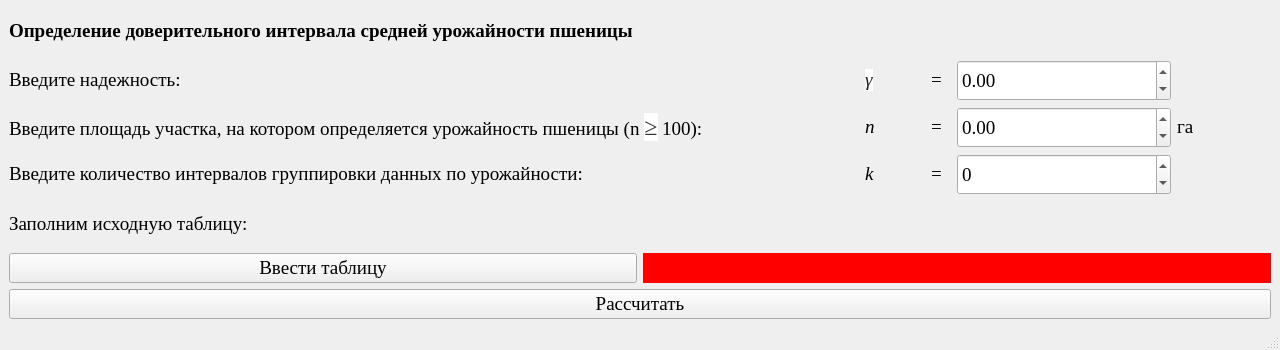
<?xml version="1.0" encoding="UTF-8"?>
<ui version="4.0">
 <class>MainWindow</class>
 <widget class="QMainWindow" name="MainWindow">
  <property name="geometry">
   <rect>
    <x>0</x>
    <y>0</y>
    <width>1280</width>
    <height>350</height>
   </rect>
  </property>
  <property name="minimumSize">
   <size>
    <width>1280</width>
    <height>350</height>
   </size>
  </property>
  <property name="maximumSize">
   <size>
    <width>1280</width>
    <height>350</height>
   </size>
  </property>
  <property name="windowTitle">
   <string>Определение доверительного интервала средней урожайности пшеницы</string>
  </property>
  <widget class="QWidget" name="centralwidget">
   <layout class="QGridLayout" name="gridLayout_2" rowstretch="1,5,1">
    <item row="0" column="0">
     <widget class="QLabel" name="label_11">
      <property name="minimumSize">
       <size>
        <width>400</width>
        <height>35</height>
       </size>
      </property>
      <property name="font">
       <font>
        <family>Times New Roman</family>
        <pointsize>14</pointsize>
        <weight>75</weight>
        <bold>true</bold>
       </font>
      </property>
      <property name="text">
       <string>&lt;html&gt;&lt;head/&gt;&lt;body&gt;&lt;p&gt;Определение доверительного интервала средней урожайности пшеницы&lt;/p&gt;&lt;/body&gt;&lt;/html&gt;</string>
      </property>
     </widget>
    </item>
    <item row="1" column="0">
     <layout class="QGridLayout" name="gridLayout" rowstretch="1,1,1,2">
      <item row="3" column="0">
       <layout class="QGridLayout" name="gridLayout_8">
        <item row="0" column="0">
         <widget class="QLabel" name="label_37">
          <property name="minimumSize">
           <size>
            <width>0</width>
            <height>0</height>
           </size>
          </property>
          <property name="font">
           <font>
            <family>Times New Roman</family>
            <pointsize>14</pointsize>
           </font>
          </property>
          <property name="text">
           <string>&lt;html&gt;&lt;head/&gt;&lt;body&gt;&lt;p&gt;Заполним исходную таблицу:&lt;/p&gt;&lt;/body&gt;&lt;/html&gt;</string>
          </property>
         </widget>
        </item>
        <item row="1" column="0">
         <layout class="QGridLayout" name="gridLayout_14">
          <item row="0" column="1">
           <widget class="QLabel" name="label_13">
            <property name="minimumSize">
             <size>
              <width>50</width>
              <height>0</height>
             </size>
            </property>
            <property name="maximumSize">
             <size>
              <width>16777215</width>
              <height>30</height>
             </size>
            </property>
            <property name="font">
             <font>
              <family>Times New Roman</family>
              <pointsize>14</pointsize>
             </font>
            </property>
            <property name="styleSheet">
             <string notr="true">background-color: red</string>
            </property>
            <property name="text">
             <string/>
            </property>
           </widget>
          </item>
          <item row="0" column="0">
           <widget class="QPushButton" name="pushButton_8">
            <property name="minimumSize">
             <size>
              <width>415</width>
              <height>0</height>
             </size>
            </property>
            <property name="maximumSize">
             <size>
              <width>16777215</width>
              <height>30</height>
             </size>
            </property>
            <property name="font">
             <font>
              <family>Times New Roman</family>
              <pointsize>14</pointsize>
             </font>
            </property>
            <property name="text">
             <string>Ввести таблицу</string>
            </property>
           </widget>
          </item>
         </layout>
        </item>
       </layout>
      </item>
      <item row="2" column="0">
       <layout class="QGridLayout" name="gridLayout_11">
        <item row="0" column="2">
         <widget class="QLabel" name="label_46">
          <property name="minimumSize">
           <size>
            <width>20</width>
            <height>0</height>
           </size>
          </property>
          <property name="maximumSize">
           <size>
            <width>20</width>
            <height>16777215</height>
           </size>
          </property>
          <property name="font">
           <font>
            <family>Times New Roman</family>
            <pointsize>14</pointsize>
           </font>
          </property>
          <property name="text">
           <string>&lt;html&gt;&lt;head/&gt;&lt;body&gt;&lt;p&gt;=&lt;/p&gt;&lt;/body&gt;&lt;/html&gt;</string>
          </property>
         </widget>
        </item>
        <item row="0" column="0">
         <widget class="QLabel" name="label_40">
          <property name="minimumSize">
           <size>
            <width>850</width>
            <height>35</height>
           </size>
          </property>
          <property name="font">
           <font>
            <family>Times New Roman</family>
            <pointsize>14</pointsize>
           </font>
          </property>
          <property name="text">
           <string>&lt;html&gt;&lt;head/&gt;&lt;body&gt;&lt;p&gt;Введите количество интервалов группировки данных по урожайности:&lt;/p&gt;&lt;/body&gt;&lt;/html&gt;</string>
          </property>
         </widget>
        </item>
        <item row="0" column="3">
         <widget class="QDoubleSpinBox" name="doubleSpinBox_9">
          <property name="minimumSize">
           <size>
            <width>214</width>
            <height>25</height>
           </size>
          </property>
          <property name="maximumSize">
           <size>
            <width>16777215</width>
            <height>220</height>
           </size>
          </property>
          <property name="font">
           <font>
            <family>Times New Roman</family>
            <pointsize>14</pointsize>
           </font>
          </property>
          <property name="decimals">
           <number>0</number>
          </property>
          <property name="minimum">
           <double>-16777215.000000000000000</double>
          </property>
          <property name="maximum">
           <double>16777215.000000000000000</double>
          </property>
          <property name="singleStep">
           <double>1.000000000000000</double>
          </property>
         </widget>
        </item>
        <item row="0" column="4">
         <widget class="QLabel" name="label_48">
          <property name="text">
           <string/>
          </property>
         </widget>
        </item>
        <item row="0" column="1">
         <widget class="QLabel" name="label_45">
          <property name="minimumSize">
           <size>
            <width>60</width>
            <height>0</height>
           </size>
          </property>
          <property name="maximumSize">
           <size>
            <width>60</width>
            <height>16777215</height>
           </size>
          </property>
          <property name="font">
           <font>
            <family>Times New Roman</family>
            <pointsize>14</pointsize>
            <italic>true</italic>
           </font>
          </property>
          <property name="text">
           <string>&lt;html&gt;&lt;head/&gt;&lt;body&gt;&lt;p&gt;k&lt;/p&gt;&lt;/body&gt;&lt;/html&gt;</string>
          </property>
         </widget>
        </item>
       </layout>
      </item>
      <item row="1" column="0">
       <layout class="QGridLayout" name="gridLayout_10">
        <item row="0" column="5">
         <widget class="QLabel" name="label_44">
          <property name="text">
           <string/>
          </property>
         </widget>
        </item>
        <item row="0" column="0">
         <widget class="QLabel" name="label_39">
          <property name="minimumSize">
           <size>
            <width>850</width>
            <height>35</height>
           </size>
          </property>
          <property name="font">
           <font>
            <family>Times New Roman</family>
            <pointsize>14</pointsize>
           </font>
          </property>
          <property name="text">
           <string>&lt;html&gt;&lt;head/&gt;&lt;body&gt;&lt;p&gt;Введите площадь участка, на котором определяется урожайность пшеницы (n &lt;span style=&quot; font-family:'YS Text','Arial','Helvetica','Arial Unicode MS','sans-serif'; font-size:24px; color:#333333; background-color:#ffffff;&quot;&gt;≥&lt;/span&gt; 100):&lt;/p&gt;&lt;/body&gt;&lt;/html&gt;</string>
          </property>
         </widget>
        </item>
        <item row="0" column="4">
         <widget class="QLabel" name="label_43">
          <property name="minimumSize">
           <size>
            <width>35</width>
            <height>0</height>
           </size>
          </property>
          <property name="maximumSize">
           <size>
            <width>35</width>
            <height>16777215</height>
           </size>
          </property>
          <property name="font">
           <font>
            <family>Times New Roman</family>
            <pointsize>14</pointsize>
           </font>
          </property>
          <property name="text">
           <string>&lt;html&gt;&lt;head/&gt;&lt;body&gt;&lt;p&gt;га&lt;/p&gt;&lt;/body&gt;&lt;/html&gt;</string>
          </property>
         </widget>
        </item>
        <item row="0" column="2">
         <widget class="QLabel" name="label_42">
          <property name="minimumSize">
           <size>
            <width>20</width>
            <height>0</height>
           </size>
          </property>
          <property name="maximumSize">
           <size>
            <width>20</width>
            <height>16777215</height>
           </size>
          </property>
          <property name="font">
           <font>
            <family>Times New Roman</family>
            <pointsize>14</pointsize>
           </font>
          </property>
          <property name="text">
           <string>&lt;html&gt;&lt;head/&gt;&lt;body&gt;&lt;p&gt;=&lt;/p&gt;&lt;/body&gt;&lt;/html&gt;</string>
          </property>
         </widget>
        </item>
        <item row="0" column="1">
         <widget class="QLabel" name="label_41">
          <property name="minimumSize">
           <size>
            <width>60</width>
            <height>0</height>
           </size>
          </property>
          <property name="maximumSize">
           <size>
            <width>60</width>
            <height>16777215</height>
           </size>
          </property>
          <property name="font">
           <font>
            <family>Times New Roman</family>
            <pointsize>14</pointsize>
            <italic>true</italic>
           </font>
          </property>
          <property name="text">
           <string>&lt;html&gt;&lt;head/&gt;&lt;body&gt;&lt;p&gt;n&lt;/p&gt;&lt;/body&gt;&lt;/html&gt;</string>
          </property>
         </widget>
        </item>
        <item row="0" column="3">
         <widget class="QDoubleSpinBox" name="doubleSpinBox_8">
          <property name="minimumSize">
           <size>
            <width>214</width>
            <height>25</height>
           </size>
          </property>
          <property name="maximumSize">
           <size>
            <width>16777215</width>
            <height>220</height>
           </size>
          </property>
          <property name="font">
           <font>
            <family>Times New Roman</family>
            <pointsize>14</pointsize>
           </font>
          </property>
          <property name="decimals">
           <number>2</number>
          </property>
          <property name="minimum">
           <double>-16777215.000000000000000</double>
          </property>
          <property name="maximum">
           <double>16777215.000000000000000</double>
          </property>
          <property name="singleStep">
           <double>0.010000000000000</double>
          </property>
         </widget>
        </item>
       </layout>
      </item>
      <item row="0" column="0">
       <layout class="QGridLayout" name="gridLayout_12">
        <item row="0" column="3">
         <widget class="QDoubleSpinBox" name="doubleSpinBox_10">
          <property name="minimumSize">
           <size>
            <width>214</width>
            <height>25</height>
           </size>
          </property>
          <property name="maximumSize">
           <size>
            <width>16777215</width>
            <height>220</height>
           </size>
          </property>
          <property name="font">
           <font>
            <family>Times New Roman</family>
            <pointsize>14</pointsize>
           </font>
          </property>
          <property name="decimals">
           <number>2</number>
          </property>
          <property name="minimum">
           <double>-16777215.000000000000000</double>
          </property>
          <property name="maximum">
           <double>16777215.000000000000000</double>
          </property>
          <property name="singleStep">
           <double>0.010000000000000</double>
          </property>
         </widget>
        </item>
        <item row="0" column="2">
         <widget class="QLabel" name="label_51">
          <property name="minimumSize">
           <size>
            <width>20</width>
            <height>0</height>
           </size>
          </property>
          <property name="maximumSize">
           <size>
            <width>20</width>
            <height>16777215</height>
           </size>
          </property>
          <property name="font">
           <font>
            <family>Times New Roman</family>
            <pointsize>14</pointsize>
           </font>
          </property>
          <property name="text">
           <string>&lt;html&gt;&lt;head/&gt;&lt;body&gt;&lt;p&gt;=&lt;/p&gt;&lt;/body&gt;&lt;/html&gt;</string>
          </property>
         </widget>
        </item>
        <item row="0" column="4">
         <widget class="QLabel" name="label_53">
          <property name="text">
           <string/>
          </property>
         </widget>
        </item>
        <item row="0" column="0">
         <widget class="QLabel" name="label_49">
          <property name="minimumSize">
           <size>
            <width>850</width>
            <height>35</height>
           </size>
          </property>
          <property name="font">
           <font>
            <family>Times New Roman</family>
            <pointsize>14</pointsize>
           </font>
          </property>
          <property name="text">
           <string>&lt;html&gt;&lt;head/&gt;&lt;body&gt;&lt;p&gt;Введите надежность:&lt;/p&gt;&lt;/body&gt;&lt;/html&gt;</string>
          </property>
         </widget>
        </item>
        <item row="0" column="1">
         <widget class="QLabel" name="label_50">
          <property name="minimumSize">
           <size>
            <width>60</width>
            <height>0</height>
           </size>
          </property>
          <property name="maximumSize">
           <size>
            <width>60</width>
            <height>16777215</height>
           </size>
          </property>
          <property name="font">
           <font>
            <family>Times New Roman</family>
            <pointsize>14</pointsize>
           </font>
          </property>
          <property name="text">
           <string>&lt;html&gt;&lt;head/&gt;&lt;body&gt;&lt;p&gt;&lt;span style=&quot; font-family:'palatino linotype','new athena unicode','athena','gentium','code2000','serif'; font-style:italic; color:#202122; background-color:#ffffff;&quot;&gt;γ&lt;/span&gt;&lt;/p&gt;&lt;/body&gt;&lt;/html&gt;</string>
          </property>
         </widget>
        </item>
       </layout>
      </item>
     </layout>
    </item>
    <item row="2" column="0">
     <widget class="QPushButton" name="pushButton">
      <property name="font">
       <font>
        <family>Times New Roman</family>
        <pointsize>14</pointsize>
       </font>
      </property>
      <property name="text">
       <string>Рассчитать</string>
      </property>
     </widget>
    </item>
   </layout>
  </widget>
  <widget class="QStatusBar" name="statusbar"/>
 </widget>
 <resources/>
 <connections/>
</ui>
